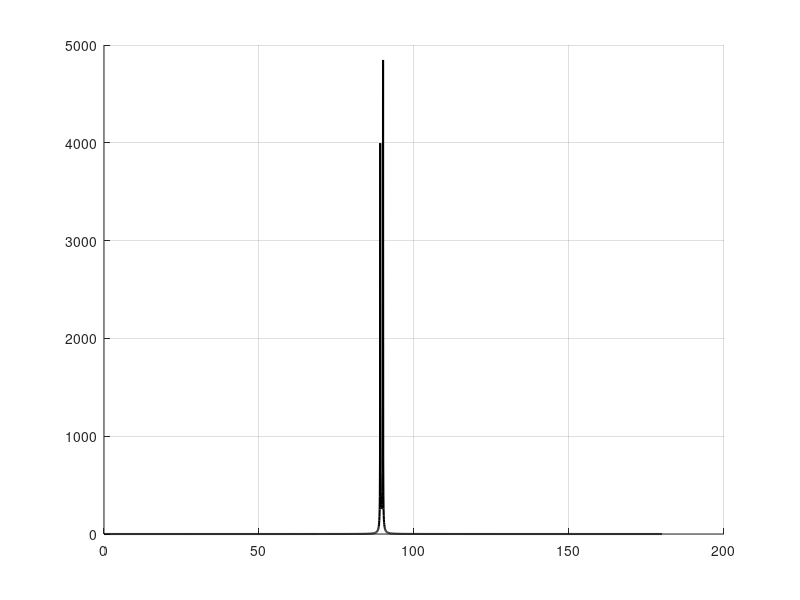

This figure's MATLAB source: (Note: this script raises an error after producing the figure.)
% EN.525.645.82.SP25 Homework 8
% Brian Caskey 

%% 8.1.1 
% Reproduce the calculations and results of the sextant example in the 
% current Nautical Almanac. (See the PDF file attached above for guidance, 
% but use the current year data instead of that provided with the file.) 
% To check your work, the current Almanac and its example provides i the 
% solution.

% assumptions
initial_lat = deg2rad(-15); % W 
initial_lon = deg2rad(32);  % N 

% From the 2025 nautical almanac at:
% https://thenauticalalmanac.com/TNARegular/2025_Nautical_Almanac.pdf
%
% hour angles are for 2025 June 21. I interpolate linearly to get the
% lookup angles from the table

% ---- Regulus at 20h 29m 23s ---------------------------------------------
H0_regulus = deg2rad(37.4204);
t_hr = 29/60 + 23/3600; % how far through the hour the lookup is

GHA_aries_lookup(1) = deg2rad(210 + 160/60);    % 20hr value
GHA_aries_lookup(2) = deg2rad(225 + 18.5/60);   % 21hr value

% true GHA_aries value at lookup time
GHA_aries = GHA_aries_lookup(1) + (GHA_aries_lookup(2) - GHA_aries_lookup(1)) * t_hr;

% compute regulus GHA (wrap around 2pi) 
SHA_regulus = deg2rad(207 + 34.2/60);
GHA_regulus = GHA_aries + SHA_regulus - 2*pi;

% store Declination lookup
dec_regulus = deg2rad(11 + 50.6/60);

% ---- Antares at 20h 45m 47s ---------------------------------------------
H0_antares = deg2rad(20.3226);
t_hr = 45/60 + 47/3600; % how far through the hour the lookup is

GHA_aries_lookup(1) = deg2rad(210 + 160/60);    % 20hr value
GHA_aries_lookup(2) = deg2rad(225 + 18.5/60);   % 21hr value

% true GHA_aries value at lookup time
GHA_aries = GHA_aries_lookup(1) + (GHA_aries_lookup(2) - GHA_aries_lookup(1)) * t_hr;

% compute regulus GHA (wrap around 2pi) 
SHA_antares = deg2rad(112 + 15.0/60);
GHA_antares = GHA_aries + SHA_antares;

% store Declination lookup
dec_antares = deg2rad(-26 -29/60);

% ---- Kochab  at 21h 10m 34s ---------------------------------------------
H0_kochab = 47.2050;
t_hr = 10/60 + 34/3600; % how far through the hour the lookup is

GHA_aries_lookup(1) = deg2rad(225 + 18.5/60);    % 21hr value
GHA_aries_lookup(2) = deg2rad(240 + 21.0/60);   % 22hr value

% true GHA_aries value at lookup time
GHA_aries = GHA_aries_lookup(1) + (GHA_aries_lookup(2) - GHA_aries_lookup(1)) * t_hr;

% compute regulus GHA 
SHA_kochab = deg2rad(137 + 19.0/60);
GHA_kochab = GHA_aries + SHA_kochab;

% store Declination lookup
dec_kochab = deg2rad(74 + 03.2/60);

% =========================================================================

% store inputs in to array
GHA = [GHA_regulus, GHA_antares, GHA_kochab];
dec = [dec_regulus, dec_antares, dec_kochab];
H0  = [H0_regulus, H0_antares, H0_kochab];

lon = initial_lon;
lat = initial_lat;

d = 100; % dummy start value

for idx = 1:10

    % compute local hour angle
    LHA = GHA - lon;
    
    % Compute calculated altitude (Hc), azimuth (Z), intercept (p) for each sighting
    for i = 1:3
        Hc(i) = asin(sin(dec(i) * sin(lat) + cos(dec(i) * cos(lat) * cos(LHA(i)))));
        X = (sin(dec(i)) - sin(lat) * sin(Hc(i))) / (cos(lat) * cos(Hc(i))); 
        if X > 1
            X = 1;
        elseif X < -1
            X = -1;
        end
        Z(i)  = acos(X);
        p(i)  = H0(i) - Hc(i);
    end

    % apply vector summation
    A = sum(cos(Z).^2);
    B = sum(cos(Z).^2 .* sin(Z));
    C = sum(sin(Z).^2);
    D = sum(p .* cos(Z));
    E = sum(p .* sin(Z));

    % improved estiamte
    G = A*C - B^2;

    % I'm guessing these are in degrees? 
    dLat_deg = (C*D - B*E)/G;
    dLon_deg = (A*E - B*D)/(G*cos(lat));

    dLat = deg2rad(dLat_deg);
    dLon = deg2rad(dLon_deg);

    lat_new = lat + dLat;
    lon_new = lon + deg2rad(dLon);

    % check distance
    d = 60 * sqrt(dLon * cos(lat)^2 + (dLat)^2);

    fprintf("distance = %f\n", d);

    % update lat & lon
    lat = lat_new;
    lon = lon_new;

    if d < 20
        break
    end

end

%% 8.1.3
% Calculate the Hc and azimuth to each star for this actual location and 
% time. Compare, in tabular form, to your estimates from above. These 
% calculated values of Hc are to be used as the values of Ho in your 
% computations

clear,clc

% My position
myLat = deg2rad(39.284017);
myLon = deg2rad(-76.610119);

% get Aries GHA data from almanac
GHA_aries(1) = deg2rad(209 + 19.3/60); % GHA at 00h 2025.04.21
GHA_aries(2) = deg2rad(224 + 21.7/60); % GHA at 01h 2025.04.21

% ---- Sirius -------------------------------------------------------------
SHA_sirius = deg2rad(258 + 26.2/60); % from almanac 2025.04.21
dec_sirius = deg2rad(-16 - 45.2/60); % from almanac 2025.04.21

tHr = 21/60 + 31/3600; % how far through the hour the sighting is

% compute GHA sirius as SHA + interpolated GHA_aries value
GHA_sirius = SHA_sirius + GHA_aries(1) + (GHA_aries(2) - GHA_aries(1))*tHr;

% compute local hour angle (rad)
LHA_sirius = GHA_sirius + myLon - 2*pi;

% compute S, C, and altitude Hc from
S = sin(dec_sirius);
C = cos(dec_sirius) * cos(LHA_sirius);
Hc_sirius = asin(S * sin(myLat) + C * cos(myLat));

% Compute azimuth
X = (S * cos(myLat) - C * sin(myLat)) / cos(Hc_sirius);
A = acos(X);

if LHA_sirius > pi
    Z_sirius = A;
else
    Z_sirius = 2*pi-A;
end

fprintf('Sirius altitude (deg) = %f\n', rad2deg(Hc_sirius));
fprintf('Sirius azimuth (deg)  = %f\n', rad2deg(Z_sirius));
fprintf('-----------------------------------------\n');

% ---- Arcturus -----------------------------------------------------------
SHA_arcturus = deg2rad(145 + 47.4/60); % from almanac 2025.04.21
dec_arcturus = deg2rad(019 + 02.9/60); % from almanac 2025.04.21

tHr = 22/60 + 09/3600; % how far through the hour the sighting is

% compute GHA sirius as SHA + interpolated GHA_aries value
GHA_arcturus = SHA_arcturus + GHA_aries(1) + (GHA_aries(2) - GHA_aries(1))*tHr;

% compute local hour angle (rad)
LHA_arcturus = GHA_arcturus + myLon - 2*pi;

% compute S, C, and altitude Hc from
S = sin(dec_arcturus);
C = cos(dec_arcturus) * cos(LHA_arcturus);
Hc_arcturus = asin(S * sin(myLat) + C * cos(myLat));

% Compute azimuth
X = (S * cos(myLat) - C * sin(myLat)) / cos(Hc_arcturus);
A = acos(X);

if LHA_sirius > pi
    Z_arcturus = A;
else
    Z_arcturus = 2*pi-A;
end

fprintf('Arcturus altitude (deg) = %f\n', rad2deg(Hc_arcturus));
fprintf('Arcturus azimuth (deg)  = %f\n', rad2deg(Z_arcturus));
fprintf('-----------------------------------------\n');


% ---- Capella ------------------------------------------------------------
SHA_capella = deg2rad(280 + 21.9/60); % from almanac 2025.04.21
dec_capella = deg2rad(046 + 01.5/60); % from almanac 2025.04.21

tHr = 23/60 + 55/3600; % how far through the hour the sighting is

% compute GHA sirius as SHA + interpolated GHA_aries value
GHA_capella = SHA_capella + GHA_aries(1) + (GHA_aries(2) - GHA_aries(1))*tHr;

% compute local hour angle (rad)
LHA_capella = GHA_capella + myLon - 2*pi;

% compute S, C, and altitude Hc from
S = sin(dec_capella);
C = cos(dec_capella) * cos(LHA_capella);
Hc_capella = asin(S * sin(myLat) + C * cos(myLat));

% Compute azimuth
X = (S * cos(myLat) - C * sin(myLat)) / cos(Hc_capella);
A = acos(X);

if LHA_sirius > pi
    Z_capella = A;
else
    Z_capella = 2*pi-A;
end

fprintf('Capella altitude (deg) = %f\n', rad2deg(Hc_capella));
fprintf('Capella azimuth (deg)  = %f\n', rad2deg(Z_capella));
fprintf('-----------------------------------------\n');


%% 8.1.4
% 4 Calculate new values of Hc for each star under the assumption that you
% are at 0 degrees longitude and 0 degrees latitude for the same instant in
% time. These incorrect values are then used, with your Ho values, to drive
% the algorithm in the Nautical Almanac (from the PDF file referenced 
% above). Using several iterations of this algorithm, show that the 
% algorithm eventually converges to your correct position.  

% NOTE THE SECION BEFORE THIS MUST BE RUN FOR THIS CODE TO WORK

% store inputs from section above into array
GHA = [GHA_sirius, GHA_arcturus, GHA_capella];
dec = [dec_sirius, dec_arcturus, dec_capella];
H0  = [Hc_sirius, Hc_arcturus, Hc_capella];

% initial guesses
lon = 0;
lat = 0;

d = 100; % dummy start value

for idx = 1:100

    % compute local hour angle
    LHA = GHA + lon;
    
    % Compute calculated altitude (Hc), azimuth (Z), intercept (p) for each sighting
    for i = 1:3
        S = sin(dec(i));
        C = cos(dec(i)) * cos(LHA(i));
        Hc(i) = asin(S * sin(myLat) + C * cos(myLat));
        X = (S * cos(myLat) - C * sin(myLat)) / cos(Hc(i)); 
        if X > 1
            X = 1;
        elseif X < -1
            X = -1;
        end
        z(i)  = acos(X);
        p(i)  = rad2deg(H0(i)) - rad2deg(Hc(i)); % nm
    end

    % apply vector summation
    A = sum(cos(z).^2);
    B = sum(cos(z) .* sin(z));
    C = sum(sin(z).^2);
    D = sum(p .* cos(z));
    E = sum(p .* sin(z));

    % improved estiamte
    G = A*C - B^2;

    % I'm guessing these are in degrees since p is in nm?  
    dLat_deg = (C*D - B*E)/G;
    dLon_deg = (A*E - B*D)/(G*cos(lat));

    dLat = deg2rad(dLat_deg);
    dLon = deg2rad(dLon_deg);

    lat_new = lat + dLat;
    lon_new = lon + dLon;

    % check distance
    d = 60 * sqrt((dLat_deg)^2 * cos(lat)^2 + (dLat_deg)^2);

    % update lat & lon
    lat = lat_new;
    lon = lon_new;

    % bound lat & lon within 2pi
    if lat > 2*pi
        lat = lat-2*pi;
    end

    if lon > 2*pi
        lon = lon-2*pi;
    end

    fprintf('Step #%f\n', idx);
    fprintf("distance = %f\n", d);
    fprintf('Lat: %f\n', rad2deg(lat));
    fprintf('Lon: %f\n', rad2deg(lon));
    fprintf('------------------\n');

    if d < 20
        break
    end
end

fprintf('------------------\n');
fprintf('Final Lat: %f\n', rad2deg(lat));
fprintf('Final Lon: %f\n', rad2deg(lon));

%% 8.3.1
% In navigation problems, it is common to divide by the sine or cosine of 
% an angle. For a 1% measurement error in the measurement of θ, plot the 
% corresponding estimation error in the function f(θ) = 1/cos(θ) 
% for 0 < θ < 90 degrees.

clear, clc

% plot range
theta = 0:0.001:pi; % rads

% 1% measurement error 
theta_error = 0.01 .* theta;

% compute error vals
f_nominal = 1 ./ cos(theta);
f_plus = 1 ./ cos(theta + theta_error);
f_minus = 1 ./ cos(theta - theta_error);

error_plus  = f_plus - f_nominal;
error_minus = f_minus - f_nominal;


% plot
figure; hold on; grid on;
lw = 1.5;
plot(rad2deg(theta), abs(error_plus), '-k', 'LineWidth', lw); lgnd(1) = "+1% Error";
plot(rad2deg(theta), abs(error_minus), '--k', 'LineWidth', lw); lgnd(end+1) = "-1% Error";

yscale log

xlabel('\theta (degrees)');
ylabel('Estimation Error in f(\theta)');
title('Estimation Error in f(\theta) = 1/cos(\theta) due to 1% Error in \theta');
grid on;
legend(lgnd)

